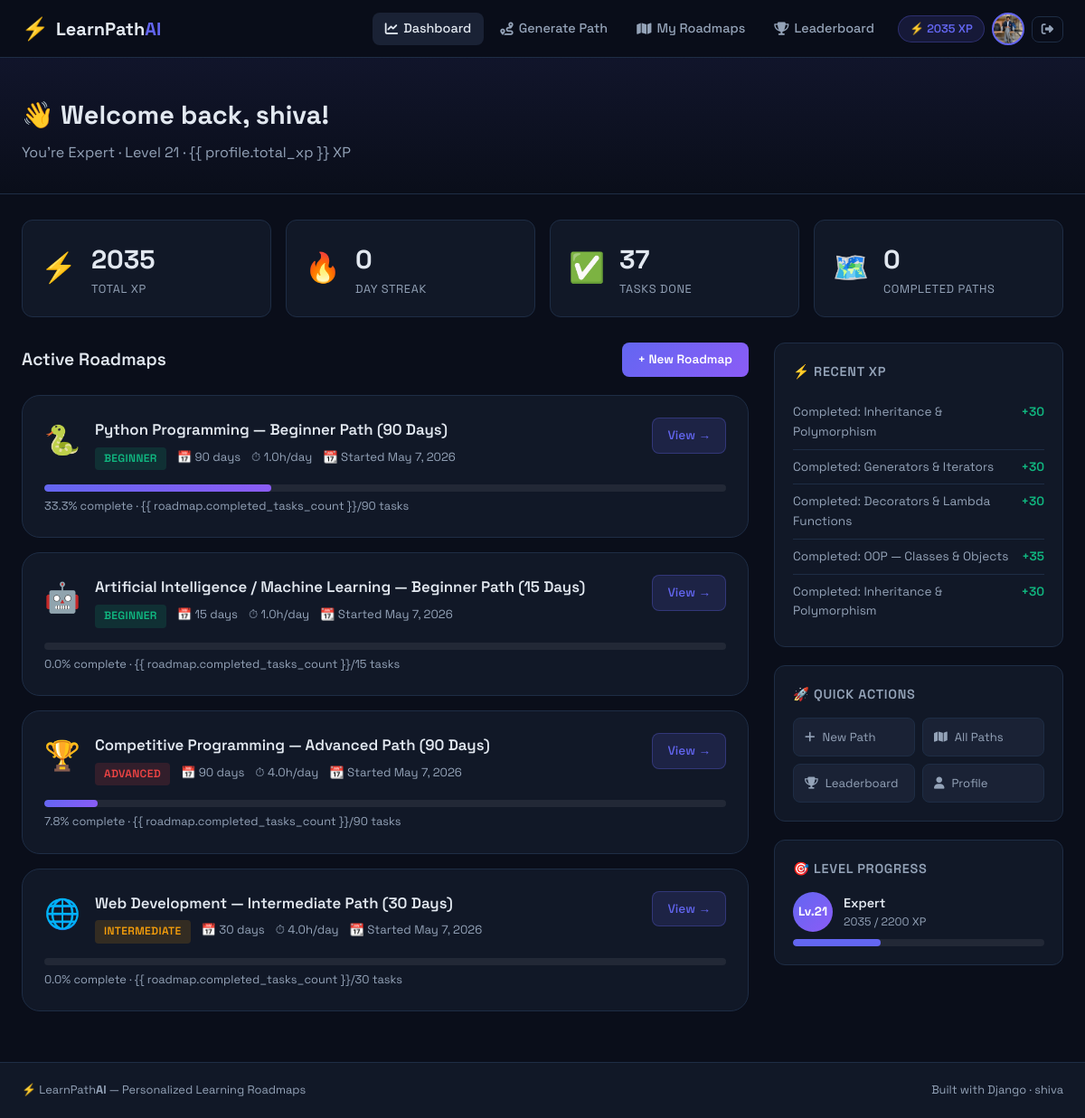
The app's page /dashboard/ (signed in), older data.
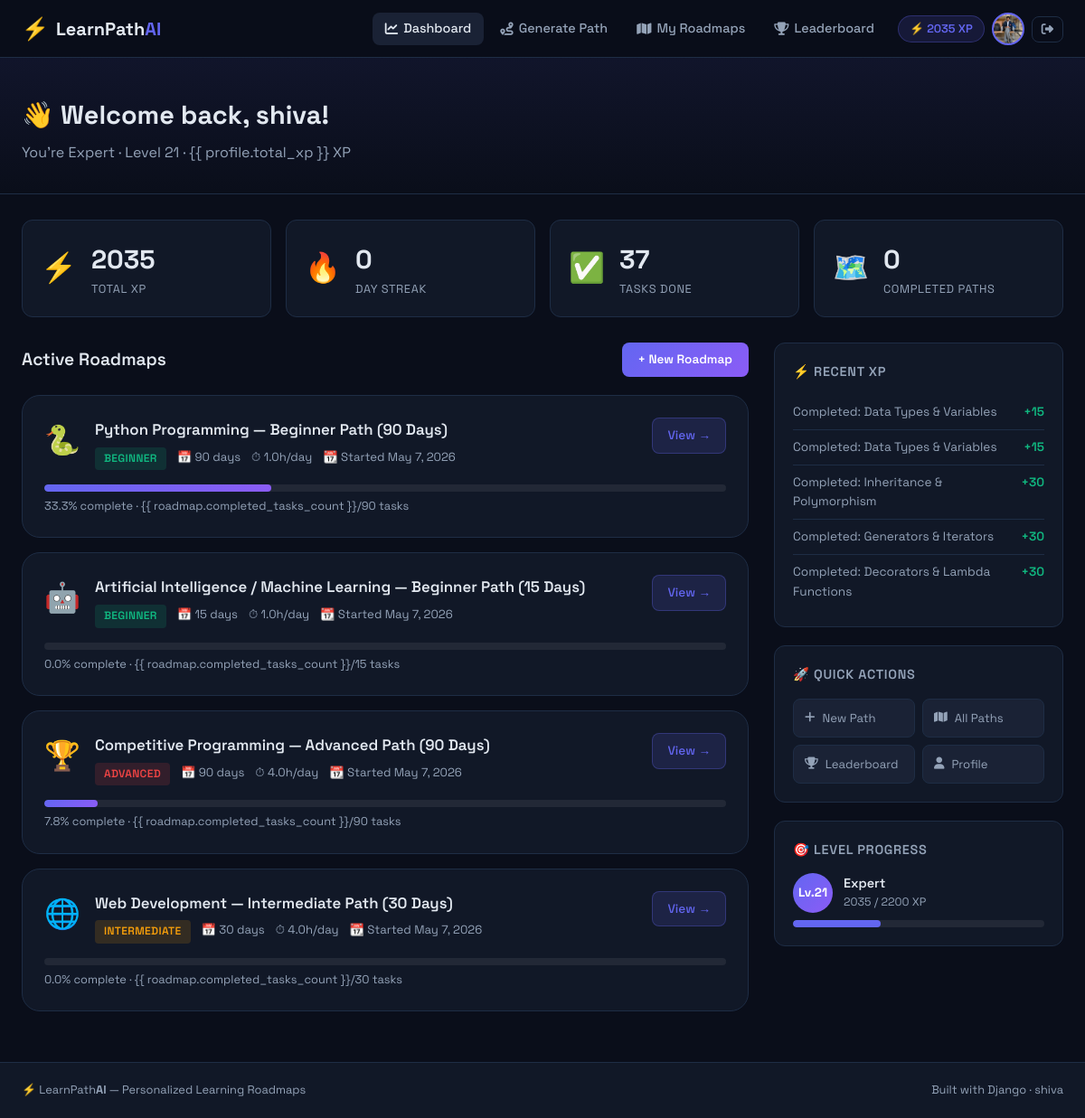
The same page, newer data.
### roadmap/models.py (models this page shows, shortened)
class Roadmap(models.Model):
    DURATION_CHOICES = [
        (15, '15 Days'),
        (30, '30 Days'),
        (60, '60 Days'),
        (90, '90 Days'),
    ]
    STATUS_CHOICES = [
        ('active', 'Active'),
        ('completed', 'Completed'),
        ('paused', 'Paused'),
        ('abandoned', 'Abandoned'),
    ]
    user = models.ForeignKey(User, on_delete=models.CASCADE, related_name='roadmaps')
    skill = models.ForeignKey(Skill, on_delete=models.CASCADE)
    title = models.CharField(max_length=200)
    level = models.CharField(max_length=20, choices=[
        ('beginner', 'Beginner'),
        ('intermediate', 'Intermediate'),
        ('advanced', 'Advanced'),
    ])
    daily_hours = models.FloatField(default=1.0)
    duration_days = models.IntegerField()
    status = models.CharField(max_length=20, choices=STATUS_CHOICES, default='active')
    start_date = models.DateField(auto_now_add=True)
    target_end_date = models.DateField(null=True, blank=True)
    completed_at = models.DateTimeField(null=True, blank=True)
    created_at = models.DateTimeField(auto_now_add=True)
    class Meta:
        ordering = ['-created_at']
        verbose_name = 'Roadmap'
        verbose_name_plural = 'Roadmaps'
    @property
    def total_tasks(self):
        return self.tasks.count()
    @property
    def completed_tasks_count(self):
        return self.tasks.filter(is_completed=True).count()
    @property
    def progress_percentage(self):
        total = self.total_tasks
        if total == 0:
            return 0
        return round((self.completed_tasks_count / total) * 100, 1)

class Skill(models.Model):
    CATEGORY_CHOICES = [
        ('cs_fundamentals', 'CS Fundamentals'),
        ('web_development', 'Web Development'),
        ('data_science', 'Data Science & AI'),
        ('programming', 'Programming Languages'),
        ('competitive', 'Competitive Programming'),
    ]
    name = models.CharField(max_length=100, unique=True)
    slug = models.SlugField(max_length=100, unique=True)
    description = models.TextField()
    category = models.CharField(max_length=30, choices=CATEGORY_CHOICES)
    icon = models.CharField(max_length=50, default='📚')  # emoji icon
    color = models.CharField(max_length=20, default='#6366f1')  # hex color
    is_active = models.BooleanField(default=True)
    created_at = models.DateTimeField(auto_now_add=True)
    class Meta:
        ordering = ['name']
        verbose_name = 'Skill'
        verbose_name_plural = 'Skills'

### progress/models.py (models this page shows, shortened)
class XPLog(models.Model):
    XP_REASONS = [
        ('task_complete', 'Task Completed'),
        ('streak_bonus', 'Streak Bonus'),
        ('roadmap_complete', 'Roadmap Completed'),
        ('daily_login', 'Daily Login'),
        ('perfect_day', 'Perfect Day'),
    ]
    user = models.ForeignKey(User, on_delete=models.CASCADE, related_name='xp_logs')
    reason = models.CharField(max_length=30, choices=XP_REASONS)
    xp_amount = models.IntegerField()
    description = models.CharField(max_length=200)
    earned_at = models.DateTimeField(auto_now_add=True)
    related_task = models.ForeignKey(RoadmapTask, on_delete=models.SET_NULL, null=True, blank=True)
    class Meta:
        ordering = ['-earned_at']
        verbose_name = 'XP Log'
        verbose_name_plural = 'XP Logs'

### dashboard/views.py (the view)
# urls.py: path('dashboard/', views.DashboardView.as_view(), name='dashboard'),
@method_decorator(login_required, name='dispatch')
class DashboardView(View):
    template_name = 'dashboard/dashboard.html'
    def get(self, request):
        user = request.user
        active_roadmaps = Roadmap.objects.filter(user=user, status='active').order_by('-created_at')
        completed_roadmaps = Roadmap.objects.filter(user=user, status='completed').count()
        recent_xp = XPLog.objects.filter(user=user).order_by('-earned_at')[:5]
        suggestions = AdaptiveSuggestion.objects.filter(user=user, is_read=False)[:3]
        total_tasks = sum(r.total_tasks for r in active_roadmaps)
        completed_tasks = sum(r.completed_tasks_count for r in active_roadmaps)
        ctx = {
            'active_roadmaps': active_roadmaps,
            'completed_roadmaps': completed_roadmaps,
            'recent_xp': recent_xp,
            'suggestions': suggestions,
            'total_tasks': total_tasks,
            'completed_tasks': completed_tasks,
            'profile': user.profile,
        }
        return render(request, self.template_name, ctx)

### dashboard/templatetags/dashboard_extras.py (called while the page is built)
@register.filter
def modulo(value, arg):
    try:
        return int(value) % int(arg)
    except (ValueError, ZeroDivisionError):
        return 0

### users/models.py (called while the page is built)
    @property
    def level_title(self):
        if self.total_xp < 100:
            return 'Novice'
        elif self.total_xp < 500:
            return 'Apprentice'
        elif self.total_xp < 1500:
            return 'Scholar'
        elif self.total_xp < 3000:
            return 'Expert'
        else:
            return 'Master'

    @property
    def level_number(self):
        return max(1, self.total_xp // 100 + 1)

### templates/dashboard/dashboard.html (shortened to what the changed rows need)
{% extends 'base.html' %} {% load dashboard_extras %}  {% block content %}
<div class="page-header">
  <div class="container">
    <h1>👋 Welcome back, {{ user.first_name|default:user.username }}!</h1>
  </div>
</div>
<div class="container dashboard-grid">
  <div class="dashboard-section">
    <div class="section-title-row">
      <h2>Active Roadmaps</h2>
    </div>
    {% if active_roadmaps %} {% for roadmap in active_roadmaps %}
    <div class="roadmap-card">
      <div class="roadmap-header">
        <div class="roadmap-skill-icon">{{ roadmap.skill.icon }}</div>
        <div class="roadmap-info">
          <h3>{{ roadmap.title }}</h3>
          <div class="roadmap-meta">
            <span class="badge badge-{{ roadmap.level }}"
              >{{ roadmap.get_level_display }}</span
            >
            <span>📅 {{ roadmap.duration_days }} days</span>
            <span>⏱ {{ roadmap.daily_hours }}h/day</span>
            <span>📆 Started {{ roadmap.start_date }}</span>
          </div>
        </div>
        <a href="{% url 'roadmap:detail' roadmap.pk %}" class="btn-view"
          >View →</a
        >
      </div>
      <div class="progress-bar-container">
        <div class="progress-bar-track">
          <div
            class="progress-bar-fill"
            style="width: {{ roadmap.progress_percentage }}%"
            data-width="{{ roadmap.progress_percentage }}"
          ></div>
        </div>
        <span class="progress-label"
          >{{ roadmap.progress_percentage }}% complete · {{
          roadmap.completed_tasks_count }}/{{ roadmap.total_tasks }} tasks</span
        >
      </div>
    </div>
    {% endfor %} {% endif %}
  </div>
  <div class="dashboard-sidebar">
    <div class="widget">
      {% if recent_xp %} {% for log in recent_xp %}
      <div class="xp-log-item">
        <span class="xp-desc">{{ log.description }}</span>
        <span class="xp-amount">+{{ log.xp_amount }}</span>
      </div>
      {% endfor %} {% else %}
      <p class="widget-empty">Complete tasks to earn XP!</p>
      {% endif %}
    </div>
  </div>
</div>
{% endblock %}

Row changes from the older to the newer data that the page shows:
no longer on this page (row unchanged): XPLog: description "Completed: OOP — Classes & Objects", xp_amount "35"
no longer on this page (row unchanged): XPLog: description "Completed: Inheritance & Polymorphism", xp_amount "30"
added XPLog: description "Completed: Data Types & Variables", xp_amount "15"
added XPLog: description "Completed: Data Types & Variables", xp_amount "15"
